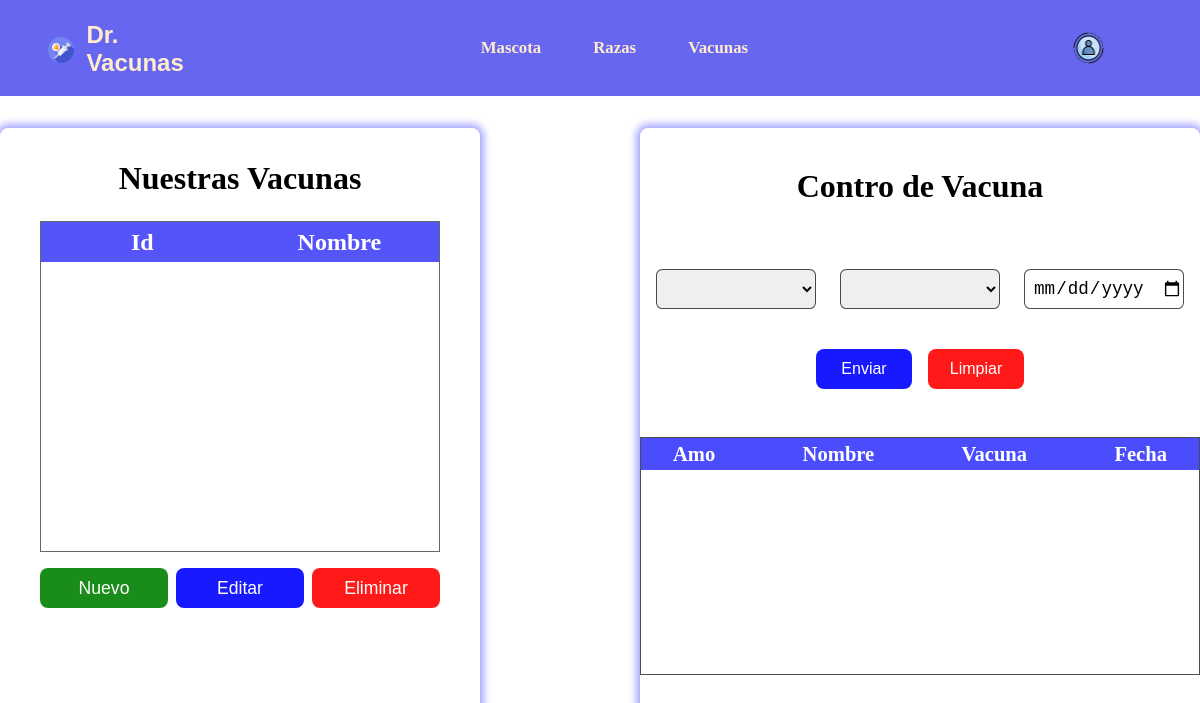
The page /vacunas.php on the database as committed earlier.
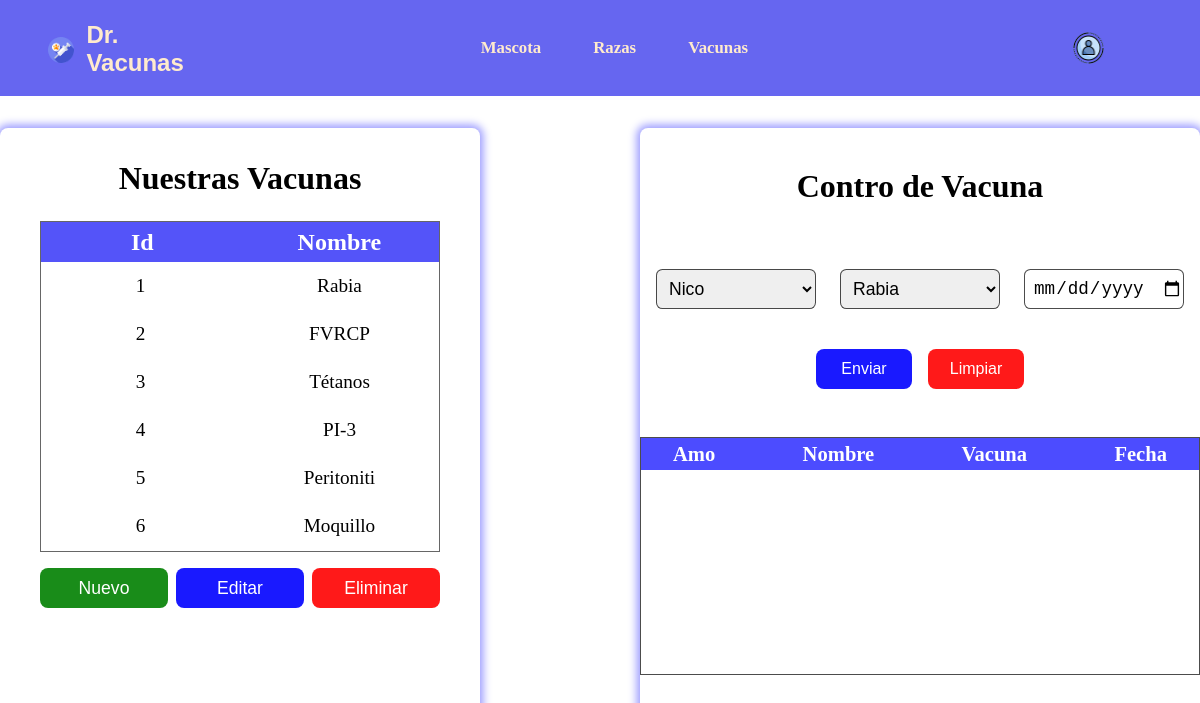
The same page on the database as committed later.
### tables this page shows
CREATE TABLE IF NOT EXISTS `Vacuna` (
  `id` INT NOT NULL auto_increment,
  `nombre` VARCHAR(150) NOT NULL,
  PRIMARY KEY (`id`));

### controller/vacunas.controller.php (called while the page is built, shortened)
<?php
class VacunaController extends Conexion
{
    public function getVacuna(): array{
        $conexion = $this->connect();
        $array = [];
        $result = $conexion->query("SELECT id, nombre FROM vacuna");
        while ($row = $result->fetch_assoc()) {
            $data = new Vacuna;
            $data->id = $row["id"];
            $data->nombre = $row["nombre"];
            $array[] = $data;
        }
        return $array;
    }
}
?>

### process/mostrarVacunas.process.php (called while the page is built, shortened)
<?php
require_once(__DIR__ . "../../controller/vacunas.controller.php");
$objVacuna = new VacunaController;
$getVavuna = $objVacuna->getVacuna();
?>

### controller/mascota.controller.php (called while the page is built, shortened)
<?php
class MascotaController extends Conexion
{
    public function getMascotaNombres(): array{
        $conexion = $this->connect();
        $array = [];
        $result = $conexion->query("SELECT id, nombre FROM mascota");
        while ($row = $result->fetch_assoc()) {
            $data = new User;
            $data->id = $row["id"];
            $data->nombre = $row["nombre"];
            $array[] = $data;
        }
        return $array;
    }
}
?>

### vacunas.php (the view, shortened to what this page needs)
<?php
require_once __DIR__ . "/controller/vacunas.controller.php";
require_once __DIR__ . "/controller/mascota.controller.php";
$objMascota = new MascotaController;
?>
<!DOCTYPE html>
<html lang="en">
<head>
  <link rel="stylesheet" href="./Css/vacunas.css">
</head>
<body>
  <main>
    <section class="primera_sectionMain main__section">
      <h2>Nuestras Vacunas</h2>
      <div class="info__vacunas">
        <div class="info__vacunas--titulo">
          <h3>Id</h3>
          <h3 class="info__vacunas--nombre">Nombre</h3>
        </div>
        <section class="conten__datos">
          <?php require_once __DIR__ . "/process/mostrarVacunas.process.php"; ?>
          <?php foreach ($getVavuna as $value): ?>
            <article class="datos__vacuna">
              <div>
                <p>
                  <?php echo $value->id ?>
                </p>
              </div>
              <div>
                <p>
                  <?php echo $value->nombre ?>
                </p>
              </div>
            </article>
          <?php endforeach ?>
        </section>
      </div>
      <div class="conten__botones">
        <button class="color--Verde" id="btnNuevo">Nuevo</button>
        <button class="color--Azul" id="btnEditar">Editar</button>
        <button class="color--Rojo" id="btnEliminar">Eliminar</button>
      </div>
    </section>
    <section class="segunda_sectionMain main__section">
      <h2>Contro de Vacuna</h2>
      <form action="" method="post">
        <div class="conten__inputs">
          <?php $sql = $objMascota->getMascotaNombres();?>
          <?php $sqlVacuna = $objVacuna->getVacuna();?>
          <select name='opcionMascota' class='selectFor'>
            <?php foreach ($sql as $value): ?>
              <option value='<?php echo $value->id ?>'>
                <?php echo $value->nombre ?>
              </option>
            <?php endforeach ?>
          </select>
          <select name='opcionVacuna' class='selectFor'>
            <?php foreach ($sqlVacuna as $value): ?>
              <option value='<?php echo $value->id ?>'>
                <?php echo $value->nombre ?>
              </option>
            <?php endforeach ?>
          </select>
          <input type="date" name="fechaVacuna" required>
        </div>
        <div class="conten__button">
          <button type="submit" name="btnEnviar" class="btnEnviar">Enviar</button>
          <button class="btnEliminar">Limpiar</button>
        </div>
      </form>
      <div class="conten__controlVacuna">
        <div class="dato__controlVacuna--titulo">
          <h3>Amo</h3>
          <h3>Nombre</h3>
          <h3>Vacuna</h3>
          <h3>Fecha</h3>
        </div>
        <section class="conten__datos--CV">
        </section>
      </div>
    </section>
  </main>
</body>
</html>

Rows that differ between the two databases and show on the page:
added vacuna: id "1", nombre "Rabia"
added vacuna: id "2", nombre "FVRCP"
added vacuna: id "3", nombre "Tétanos"
added vacuna: id "4", nombre "PI-3"
added vacuna: id "5", nombre "Peritoniti"
added vacuna: id "6", nombre "Moquillo"
Other text that changed with them:
form field opcionMascota: (not shown) → "Nico"
form field opcionVacuna: (not shown) → "Rabia"
